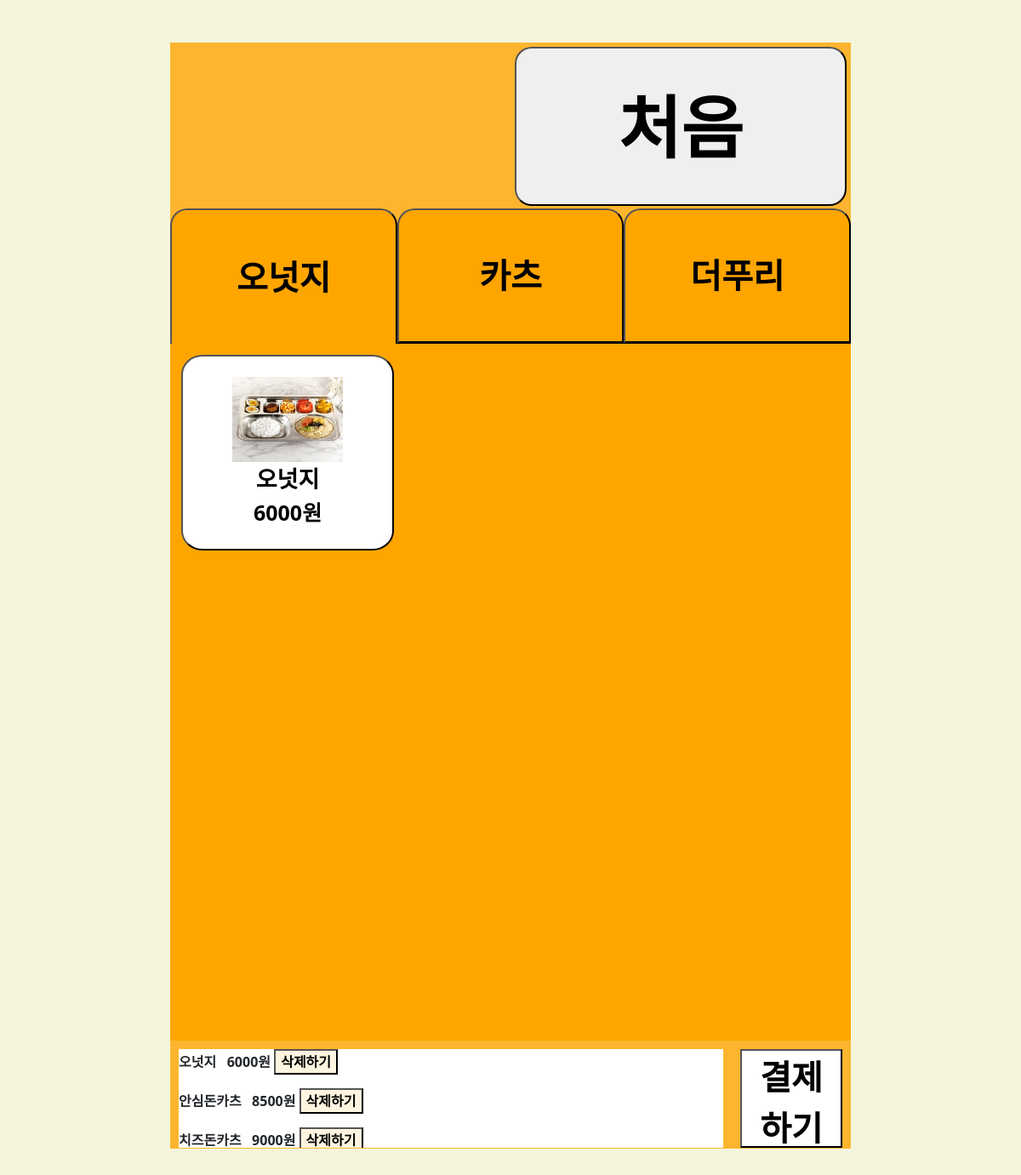
/menu/, run on an earlier commit of the app's database.
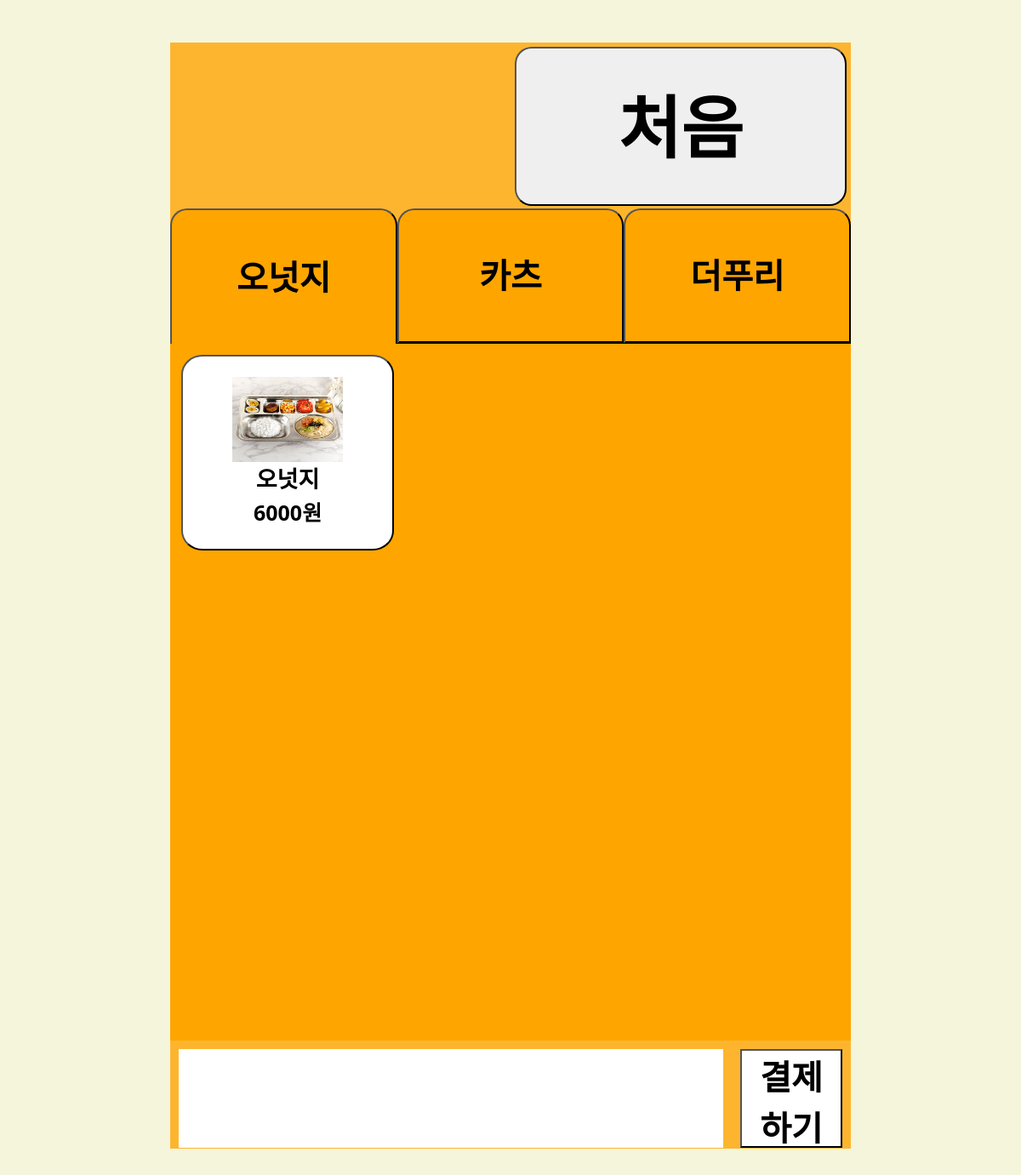
And on a later commit of the database.
### menu/models.py (models this page shows)
class Menu(models.Model):
    CATEGORY = (
        ('오넛지', '오넛지'),
        ('카츠', '카츠'),
        ('더푸리', '더푸리'),
    )
    name = models.CharField('메뉴명', max_length=250, unique=True) #메뉴명
    price = models.IntegerField() #가격
    category = models.CharField(max_length=5, choices=CATEGORY) #카테고리
    image = models.ImageField(upload_to="menu/") #음식이미지

class Cart(models.Model):
    name = models.CharField(max_length=250) #메뉴명
    price = models.IntegerField() #가격
    image = models.TextField() #음식이미지

### menu/views.py (the view)
# urls.py: path('menu/', include('menu.urls')),
def menu(request):
    global tapNumber
    menus_1 = Menu.objects.filter(category="오넛지")
    menus_2 = Menu.objects.filter(category="카츠")
    menus_3 = Menu.objects.filter(category="더푸리")
    carts = Cart.objects.all()
    return render(request, 'menu/menu_list.html',
                    {'menus_1': menus_1,
                    'menus_2': menus_2,
                    'menus_3': menus_3,
                    'carts': carts,
                    'tapNumber': tapNumber})

### menu/templates/menu/menu_list.html (shortened to what this page needs)
{% extends 'base.html' %}
{% load static %}
{% block content %}
<div class="header">
    <a href="{% url 'menu:cart_delete' %}"><button class="back" onmouseover="speakText('처음')"
            onmouseleave="stopSpeaking();">처음</button></a>
</div>
<div class="menu_container">
    <nav class="menu_category">
        <button {%if tapNumber == "0" %} id="defaultOpen"{%endif%} class="tablinks" onclick="moveInTabs(event,'category_1')" onmouseover="speakText('오넛지')"onmouseleave="stopSpeaking();">오넛지</button>
        <button {%if tapNumber == "1" %} id="defaultOpen"{%endif%} class="tablinks" onclick="moveInTabs(event,'category_2')" onmouseover="speakText('카츠')"onmouseleave="stopSpeaking();">카츠</button>
        <button {%if tapNumber == "2" %} id="defaultOpen"{%endif%} class="tablinks" onclick="moveInTabs(event,'category_3')" onmouseover="speakText('더푸리')"onmouseleave="stopSpeaking();">더푸리</button>
    </nav>
    <div id="category_1" class="tabcontent">
        <div class="menu_group">
            {% for menu in menus_1 %}
            <form action="{% url 'menu:cart_push' %}" method="post" onsubmit="cartPush(event)">
                <button type="submit" class="menu" onmouseover="speakText('{{menu.name}} {{menu.price}}원')"
                    onmouseleave="stopSpeaking();" onclick="speakText('{{menu.name}}을 선택했습니다.')">
                    <img src="{{ menu.image.url }}" alt="메뉴 사진">
                    <div class="menuname">{{menu.name}}</div>
                    <div class="menuprice">{{menu.price}}원</div>
                </button>
            </form>
            {% endfor %}
        </div>
    </div>
    <div class="payContainer">
        <div class="cart" style="background-color: white;" onmouseover="speakCartNames()" onmouseleave="stopSpeaking2();">
            {% for cart in carts %}
            <p id="cart_name"><span id="cart_name_2">{{cart.name}}</span> &nbsp;&nbsp;{{cart.price}}원
                <a href="{% url 'menu:delete' cart.id %}"><button id="cart_delete">삭제하기</button></a>
                <br>
            </p>
            {% endfor %}
        </div>
        <a href="{% url 'main:cart_list' %}"><button class="pay" style="background-color: white;"
                onmouseover="speakText('결제하기')" onmouseleave="stopSpeaking();">결제하기</button></a>
    </div>
    {% endblock %}

### donkey/templates/base.html (shortened to what this page needs)
<!DOCTYPE html>
{% load static %}
<html lang="ko">
<head>
    <link href="https://cdn.jsdelivr.net/npm/bootstrap@5.1.3/dist/css/bootstrap.min.css" rel="stylesheet"
>
    <link rel="stylesheet" href="{% static 'css/style.css' %}">
</head>
<body>
    <div id="kiosk_size">
        {% block content %}
        {% endblock %}
    </div>
</body>
</html>

### donkey/static/css/style.css (style rules this page uses)
* { font-weight: 800; }
body { background-color: beige; }
#kiosk_size { position: relative; background-color: orange; width: 800px; height: 1300px; margin: 50px auto; display: flex; flex-direction: column; align-items: center; overflow-y: scroll; }
.header { height: 15%; width: 100%; background-color: rgba(252, 197, 94, 0.5); display: flex; justify-content: end; }
.back { margin: 5px; width: 390px; height: 187px; font-size: 80px; border-radius: 20px; }
.menu_container { width: 100%; height: 70%; background-color: rgba(252, 197, 94, 0.5); }
.menu_category { height: 17.5%; display: flex; justify-content: left; border-bottom: none; }
.menu_category button { display: block; width: 33.33%; background-color: orange; border-top-left-radius: 20px; border-top-right-radius: 20px; cursor: pointer; text-align: center; line-height: 100px; font-size: 40px; }
.tablinks { border-bottom: 3px solid #000; }
.tablinks:first-child { border-bottom: none; }
.menu_group { display: grid; height: 17.5%; grid-template-columns: 33.33% 33.33% 33.33%; justify-content: space-evenly; }
.menu { background-color: white; border-radius: 10%; font-size: 25px; text-align: center; width: 250px; height: 230px; margin: 13px; }
.menu img { width: 130px; height: 100px; display: block; margin: 0 auto; }
.payContainer { height: 15%; width: 100%; background-color: rgba(252, 197, 94, 0.5); display: flex; justify-content: space-between; }
.payContainer .cart { height: 85%; width: 80%; background-color: white; margin: 10px; overflow-y: scroll; }
.payContainer .pay { height: 85%; width: 120px; margin: 10px; font-size: 40px; }
.payContainer button { background-color: rgba(252, 197, 94, 0.2); }
.menuname { font-size: 27px; }
.menuprice { font-size: 25px; }
.tabcontent { height: 90%; background-color: orange; }

What changed in the data, as far as the page shows it:
removed Cart: name "오넛지", price "6000"
removed Cart: name "안심돈카츠", price "8500"
removed Cart: name "치즈돈카츠", price "9000"
